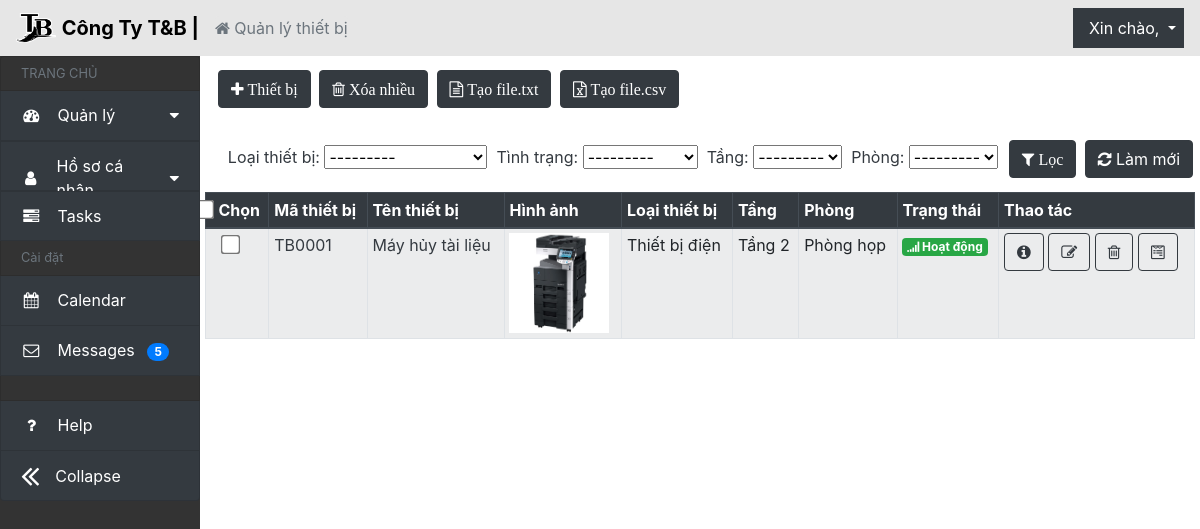
Page /quanly/ on the committed database.
### QLthietbi_app/models.py (models this page shows, shortened)
class ThietBi(models.Model):
    id_thiet_bi = models.CharField(max_length=10, primary_key=True, blank=False, null=False, unique=True, editable=False)
    ten_thiet_bi = models.CharField(max_length=30, verbose_name='Tên thiết bị', blank=False, null=True)
    loai_thiet_bi = models.ForeignKey(LoaiThietBi, on_delete=models.SET_NULL, null=True, verbose_name='Loại thiết bị')
    phong = models.ForeignKey(Phong, on_delete=models.SET_NULL, null=True,blank=False, verbose_name='Phòng')
    tang = models.ForeignKey(Tang, on_delete=models.SET_NULL, null=True,blank=False, verbose_name='Tầng')
    hinh_anh = models.ImageField(upload_to='images/', blank=False, null=True, verbose_name='Hình ảnh')
    ngay_mua = models.DateField(verbose_name='Ngày mua')
    gia_mua = models.IntegerField(verbose_name='Giá mua')
    tinh_trang_choices = [
        ('hoatdong', 'Hoạt động'),
        ('dangbaotri', 'Đang bảo trì'),
        ('bihong', 'Bị hỏng'),
    ]
    tinh_trang = models.CharField(max_length=10, choices=tinh_trang_choices, default='hoatdong', verbose_name='Tình trạng', blank=False, null=True)
    ngay_bao_tri = models.DateField(verbose_name='Ngày bảo trì',blank=True, null=True)
    mo_ta = models.TextField(verbose_name='Mô tả', blank=True, null=True)
    don_vi_cung_cap = models.CharField(max_length=30, verbose_name='Đơn vị cung cấp', blank=True, null=True)
    class Meta:
        verbose_name_plural = 'Thiết bị'

class LoaiThietBi(models.Model):
    ten_loaithietbi = models.CharField(max_length=30, verbose_name='Tên loại thiết bị')
    class Meta:
        ordering = ['-ten_loaithietbi']
        verbose_name_plural = 'Loại thiết bị'
    def __str__(self):
        return self.ten_loaithietbi

class Tang(models.Model):
    ten_tang = models.CharField(max_length=10,verbose_name='Số tầng')
    class meta:
        ordering = ['-ten_tang']
        verbose_name_plural = 'Tầng'
    def __str__(self):
        return self.ten_tang

class Phong(models.Model):
    tang = models.ForeignKey(Tang, on_delete=models.CASCADE, verbose_name='Tầng')
    ten_phong = models.CharField(max_length=30, verbose_name='Tên phòng')
    class Meta:
        ordering = ['-ten_phong']
        verbose_name_plural = 'Phòng'
    def __str__(self):
        return self.ten_phong

### QLthietbi_app/views.py (the view, shortened to what this page needs)
# urls.py: path('quanly/', views.ThietBi_view.as_view(), name='render_trangchinh'),
class ThietBi_view(ListView, FormView):
    template_name = "quanly.html"
    model = ThietBi
    form_class = ThemThietBiForm
    success_url = reverse_lazy("QLthietbi_app:render_trangchinh")
    def get_context_data(self, **kwargs):
        context = super().get_context_data(**kwargs)
        listThietBi = self.get_queryset()
        myFilter = ThietBiFilter(self.request.GET, queryset=listThietBi)
        context['listThietBi'] = myFilter.qs
        context['myFilter'] = myFilter
        context['form'] = ThemThietBiForm()
        return context

### QLthietbi_app/templates/quanly.html (shortened to what this page needs)
{% extends 'header.html' %}
{% block content %}
<div class="col py-2">
  <div class="row element-button">
    <div class="col-sm px-3 py-1 pr-1">
      <button
        type="button"
        class="btn btn-dark"
        data-toggle="modal"
        data-target="#thietbiModal"
      >
        <i class="fa fa-plus" aria-hidden="true"> Thiết bị</i>
      </button>
      <button
        type="button"
        name="delete"
        class="btn btn-dark"
        onclick="deleteSelectedItems()"
      >
        <i class="fa fa-trash-o" aria-hidden="true"> Xóa nhiều</i>
      </button>
      <a class="btn btn-dark" href="{% url 'QLthietbi_app:tao_file_txt' %}"
        ><i class="fa fa-file-text-o" aria-hidden="true"> Tạo file.txt</i></a
      >
      <a class="btn btn-dark" href="{% url 'QLthietbi_app:tao_file_csv' %}"
        ><i class="fa fa-file-excel-o" aria-hidden="true"> Tạo file.csv</i></a
      >
      <div class="row px-1 py-3">
        <div class="table-responsive">
          <table
            id="device-table"
            class="table table-sm table-striped bg-light table-condensed table-bordered"
            cellspacing="0"
            width="100%"
          >
            <caption>
              <form
                method="get"
                id="thietbifilter"
                data-device-url="{% url 'QLthietbi_app:ajax_load_phong' %}"
              >
                {% csrf_token %} {% for field in myFilter.form %}
                <a>{{ field.label_tag }}</a>&nbsp{{ field }}&nbsp
                {%endfor %}
                <button type="submit" class="btn btn-dark">
                  <i class="fa fa-filter" aria-hidden="true"> Lọc</i>
                </button>
                <a
                  href="{% url 'QLthietbi_app:render_trangchinh' %}"
                  class="btn btn-dark"
                  ><i class="fa fa-refresh" aria-hidden="true"></i> Làm mới</a
                >
              </form>
            </caption>
            <thead class="thead-dark">
              <tr id="chk-th">
                <th>
                  <input
                    class="form-check-input checkbox-large"
                    type="checkbox"
                    name="select_all"
                    id="select-all"
                  />
                  Chọn
                </th>
                <th>Mã thiết bị</th>
                <th>Tên thiết bị</th>
                <th>Hình ảnh</th>
                <th>Loại thiết bị</th>
                <th>Tầng</th>
                <th>Phòng</th>
                <th>Trạng thái</th>
                <th>Thao tác</th>
              </tr>
            </thead>
            <tbody>
              {% csrf_token %} {% for ThietBi in listThietBi %}
              <tr>
                <td class="text-center">
                  <input
                    class="form-check-input checkbox-large"
                    type="checkbox"
                    name="instance"
                    value="{{ThietBi.id_thiet_bi}}"
                  />
                </td>
                <td>
                  <a
                    href="{% url 'QLthietbi_app:render_chitietthietbi' ThietBi.id_thiet_bi %}"
                    class="a-td"
                  >
                    {{ThietBi.id_thiet_bi}}
                  </a>
                </td>
                <td>
                  <a
                    href="{% url 'QLthietbi_app:render_chitietthietbi' ThietBi.id_thiet_bi %}"
                    class="a-td"
                    >{{ThietBi.ten_thiet_bi}}</a
                  >
                </td>
                <td>
                  <a
                    href="{% url 'QLthietbi_app:render_chitietthietbi' ThietBi.id_thiet_bi %}"
                    class="a-td"
                    ><img
                      src="{{ThietBi.hinh_anh.url}}"
                      width="100"
                      height="100"
                  /></a>
                </td>
                <td>{{ThietBi.loai_thiet_bi}}</td>
                <td>Tầng {{ThietBi.tang}}</td>
                <td>Phòng {{ThietBi.phong}}</td>
                {% if ThietBi.tinh_trang == "hoatdong" %}
                <td>
                  <span class="badge badge-success"
                    ><i class="fa fa-signal" aria-hidden="true"></i> Hoạt
                    động</span
                  >
                </td>
                {% endif %}
                <td>
                  <a
                    href="{% url 'QLthietbi_app:render_chitietthietbi' ThietBi.id_thiet_bi %}"
                    class="btn btn-outline-dark"
                    data-tooltip="tooltip"
                    data-placement="top"
                    title="Thông tin thiết bị"
                    ><i class="fa fa-info-circle" aria-hidden="true"></i
                  ></a>
                  <a
                    href="{% url 'QLthietbi_app:render_chinhsuathietbi' ThietBi.id_thiet_bi %}"
                    class="btn btn-outline-dark"
                    data-tooltip="tooltip"
                    data-placement="top"
                    title="Chỉnh sửa thiết bị"
                    ><i class="fa fa-pencil-square-o" aria-hidden="true"></i
                  ></a>
                  <a
                    class="btn btn-outline-dark"
                    data-placement="top"
                    title="Xóa thiết bị"
                    data-target="#confirmDelete1Modal-{{ ThietBi.id_thiet_bi }}"
                    data-toggle="modal"
                    data-tooltip="tooltip"
                    id="delete-item"
                    ><i class="fa fa-trash-o" aria-hidden="true"></i
                  ></a>
                  <a
                    class="btn btn-outline-dark"
                    data-tooltip="tooltip"
                    data-placement="top"
                    title="Tạo báo cáo thiết bị"
                    ><i class="fa fa-wpforms" aria-hidden="true"></i
                  ></a>
                </td>
              </tr>
              {% endfor %}
            </tbody>
          </table>
        </div>
      </div>
    </div>
  </div>
</div>
{% endblock %}

### QLthietbi_app/static/css/quanly.css (style rules this page uses)
body { background-size: cover; background-repeat: no-repeat; background-attachment: fixed; background-position: center; }
body { background-image: url("https://static.pexels.com/photos/414171/pexels-photo-414171.jpeg"); background-size: cover; -webkit-animation: slidein 100s; animation: slidein 100s; -webkit-animation-fill-mode: forwards; animation-fill-mode: forwards; -webkit-animation-iteration-count: infinite; animation-iteration-count: infinite; -webkit-animation-direction: alternate; animation-direction: alternate; }
.a-td { color: #343a40; text-decoration: none; }
.checkbox-large { transform: scale(1.5); }
caption { caption-side: top; text-align: right; color: #343a40; }
.btn-dark { margin: 2px; }

### rows in the picture
ThietBi: id_thiet_bi "TB0001", ten_thiet_bi "Máy hủy tài liệu", hinh_anh (picture), loai_thiet_bi "Thiết bị điện", tang "2", phong "họp", tinh_trang "hoatdong" (drawn)

### other values in the picture
{{ field.label_tag }} "Loại thiết bị:" "Tình trạng:" "Tầng:" "Phòng:"
